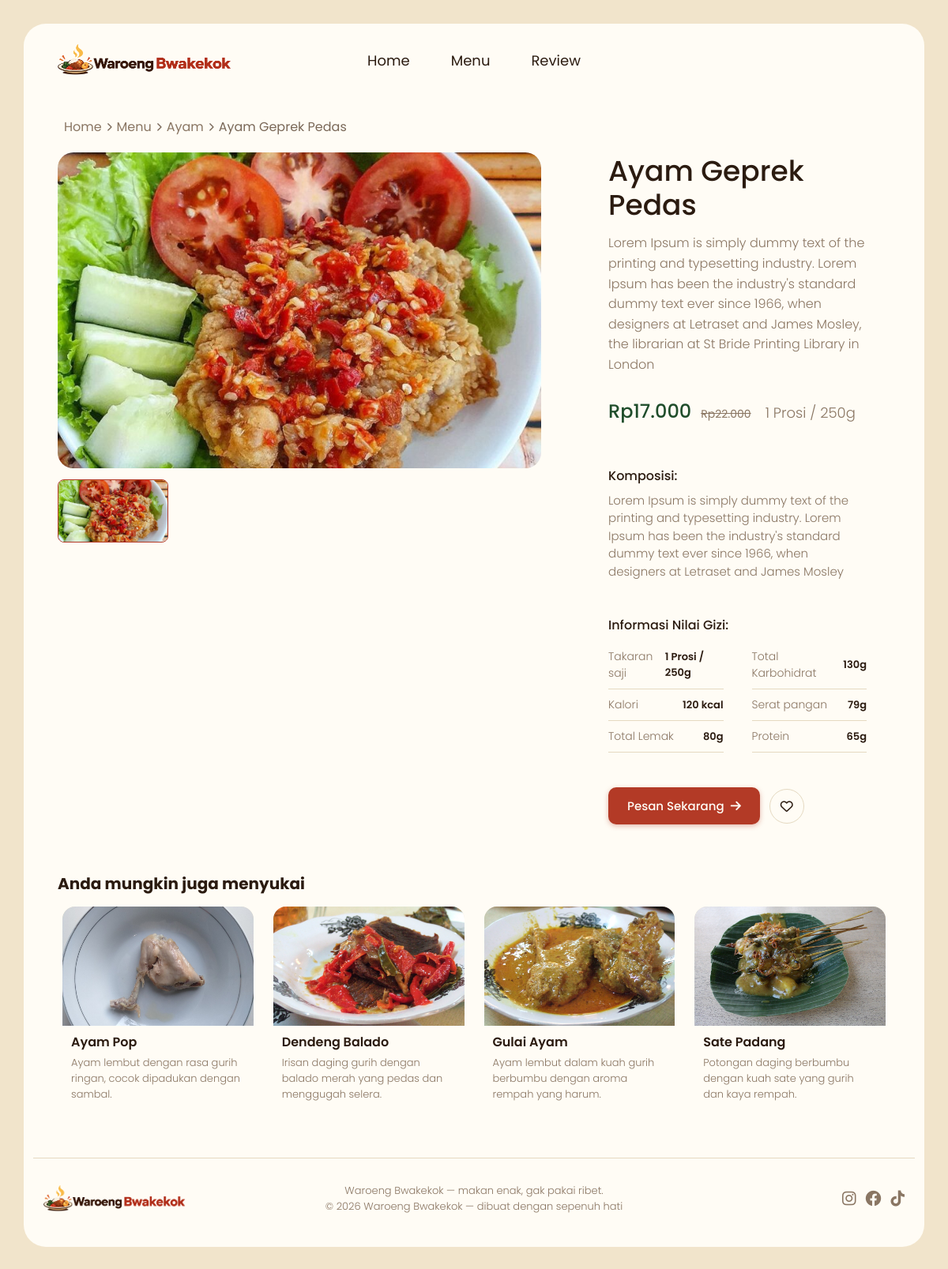
/detail-produk.php?slug=ayam-geprek-pedas, run on the app's committed database.
### tables this page shows
CREATE TABLE `produk` (
  `id` int NOT NULL,
  `nama` varchar(150) NOT NULL,
  `slug` varchar(180) NOT NULL,
  `deskripsi_singkat` varchar(255) DEFAULT NULL,
  `deskripsi_lengkap` text,
  `komposisi` text,
  `harga` decimal(10,2) NOT NULL,
  `harga_asli` decimal(10,2) DEFAULT NULL,
  `porsi` varchar(50) DEFAULT NULL,
  `kalori` int DEFAULT NULL,
  `lemak` int DEFAULT NULL,
  `karbohidrat` int DEFAULT NULL,
  `serat` int DEFAULT NULL,
  `protein` int DEFAULT NULL,
  `kategori_id` int DEFAULT NULL,
  `gambar_utama` varchar(255) DEFAULT NULL,
  `is_unggulan` tinyint(1) NOT NULL DEFAULT '0',
  `dibuat_pada` timestamp NULL DEFAULT CURRENT_TIMESTAMP
);

CREATE TABLE `kategori` (
  `id` int NOT NULL,
  `slug` varchar(50) NOT NULL,
  `nama` varchar(50) NOT NULL,
  `urutan` int NOT NULL DEFAULT '0'
);

### config/helpers.php (called while the page is built, shortened)
<?php
function e(?string $value): string
{
    return htmlspecialchars((string)$value, ENT_QUOTES | ENT_SUBSTITUTE, 'UTF-8');
}
function rupiah($angka): string
{
    return 'Rp' . number_format((float)$angka, 0, ',', '.');
}
function gambar_produk(?string $path): string
{
    $path = trim((string)$path);
    return 'assets/img/produk/' . ltrim($path, '/');
}
function url_detail(string $slug): string
{
    return 'detail-produk.php?slug=' . urlencode($slug);
}

### detail-produk.php (the view, shortened to what this page needs)
<?php
require_once __DIR__ . '/config/koneksi.php';
require_once __DIR__ . '/config/helpers.php';
$slug = isset($_GET['slug']) ? trim((string)$_GET['slug']) : '';
$stmt = $pdo->prepare("
    SELECT p.*, k.slug AS kategori_slug, k.nama AS kategori_nama
    FROM produk p
    LEFT JOIN kategori k ON k.id = p.kategori_id
    WHERE p.slug = :slug
    LIMIT 1
");
$stmt->execute([':slug' => $slug]);
$produk = $stmt->fetch();
$stmtG = $pdo->prepare("
    SELECT path FROM produk_gambar
    WHERE produk_id = :pid
    ORDER BY urutan ASC, id ASC
");
$stmtG->execute([':pid' => $produk['id']]);
$galeri = $stmtG->fetchAll(PDO::FETCH_COLUMN);
if (empty($galeri)) {
    $galeri = [$produk['gambar_utama']];
}
$stmtR = $pdo->prepare("
    SELECT p.nama, p.slug, p.deskripsi_singkat, p.gambar_utama
    FROM produk p
    WHERE p.kategori_id = :kid AND p.id <> :pid
    ORDER BY p.is_unggulan DESC, p.id ASC
    LIMIT 4
");
$stmtR->execute([
    ':kid' => $produk['kategori_id'],
    ':pid' => $produk['id'],
]);
$serupa = $stmtR->fetchAll();
$gambar_utama_url = gambar_produk($galeri[0]);
?>
<!doctype html>
<html lang="id">
  <head>
    <link
      rel="stylesheet"
      href="https://cdnjs.cloudflare.com/ajax/libs/font-awesome/6.4.0/css/all.min.css"
    />
    <link rel="stylesheet" href="assets/css/detail-produk.css" />
  </head>
  <body>
    <div class="page">
      <header class="navbar">
        <a class="logo" href="beranda.php" aria-label="Waroeng Bwakekok">
          <img src="assets/img/logo.png" alt="Waroeng Bwakekok" />
        </a>
        <nav class="nav-links">
          <a href="beranda.php">Home</a>
          <a href="menu.php">Menu</a>
          <a href="beranda.php#review">Review</a>
        </nav>
      </header>
      <section id="detail" class="detail-section">
        <nav class="breadcrumb" aria-label="Breadcrumb">
          <a href="beranda.php">Home</a>
          <i class="fa-solid fa-chevron-right"></i>
          <a href="menu.php">Menu</a>
          <i class="fa-solid fa-chevron-right"></i>
          <?php if (!empty($produk['kategori_nama'])): ?>
            <a href="menu.php?kategori=<?= e($produk['kategori_slug']) ?>">
              <?= e($produk['kategori_nama']) ?>
            </a>
            <i class="fa-solid fa-chevron-right"></i>
          <?php endif; ?>
          <span class="current"><?= e($produk['nama']) ?></span>
        </nav>
        <div class="product-detail">
          <div class="product-gallery">
            <div class="main-image">
              <img id="mainImage"
                   src="<?= e($gambar_utama_url) ?>"
                   alt="<?= e($produk['nama']) ?>" />
            </div>
            <div class="thumbnail-list">
              <?php foreach ($galeri as $i => $g): ?>
                <img
                  src="<?= e(gambar_produk($g)) ?>"
                  alt="<?= e($produk['nama']) ?> - gambar <?= $i + 1 ?>"
                  class="<?= $i === 0 ? 'active' : '' ?>" />
              <?php endforeach; ?>
            </div>
          </div>
          <div class="product-info">
            <h1 class="product-title"><?= e($produk['nama']) ?></h1>
            <p class="product-description">
              <?= e($produk['deskripsi_lengkap'] ?? $produk['deskripsi_singkat']) ?>
            </p>
            <div class="price-container">
              <span class="price-current"><?= rupiah($produk['harga']) ?></span>
              <?php if (!empty($produk['harga_asli']) && $produk['harga_asli'] > $produk['harga']): ?>
                <span class="price-original"><?= rupiah($produk['harga_asli']) ?></span>
              <?php endif; ?>
              <?php if (!empty($produk['porsi'])): ?>
                <span class="portion-info"><?= e($produk['porsi']) ?></span>
              <?php endif; ?>
            </div>
            <?php if (!empty($produk['komposisi'])): ?>
              <div class="section-block">
                <h3>Komposisi:</h3>
                <p class="text-muted"><?= e($produk['komposisi']) ?></p>
              </div>
            <?php endif; ?>
            <?php
              $gizi = [
                'Takaran saji'      => $produk['porsi'],
                'Kalori'            => $produk['kalori']      ? $produk['kalori'] . ' kcal' : null,
                'Total Lemak'       => $produk['lemak']       ? $produk['lemak'] . 'g'       : null,
                'Total Karbohidrat' => $produk['karbohidrat'] ? $produk['karbohidrat'] . 'g' : null,
                'Serat pangan'      => $produk['serat']       ? $produk['serat'] . 'g'       : null,
                'Protein'           => $produk['protein']     ? $produk['protein'] . 'g'     : null,
              ];
              $gizi = array_filter($gizi, fn($v) => $v !== null && $v !== '');
            ?>
            <?php if (!empty($gizi)): ?>
              <div class="section-block">
                <h3>Informasi Nilai Gizi:</h3>
                <div class="nutrition-grid">
                  <?php foreach ($gizi as $label => $nilai): ?>
                    <div class="nutrition-item">
                      <span><?= e($label) ?></span>
                      <span><?= e((string)$nilai) ?></span>
                    </div>
                  <?php endforeach; ?>
                </div>
              </div>
            <?php endif; ?>
            <div class="action-row">
              <button class="btn-primary">
                Pesan Sekarang <i class="fa-solid fa-arrow-right"></i>
              </button>
              <button class="btn-love" aria-label="Simpan ke favorit">
                <i class="fa-regular fa-heart"></i>
              </button>
            </div>
          </div>
        </div>
      </section>
      <?php if (!empty($serupa)): ?>
        <section class="related-section">
          <h2>Anda mungkin juga menyukai</h2>
          <div class="related-grid">
            <?php foreach ($serupa as $s): ?>
              <a href="<?= e(url_detail($s['slug'])) ?>" class="related-card">
                <img src="<?= e(gambar_produk($s['gambar_utama'])) ?>"
                     alt="<?= e($s['nama']) ?>" loading="lazy" />
                <div class="related-body">
                  <h4><?= e($s['nama']) ?></h4>
                  <p><?= e($s['deskripsi_singkat']) ?></p>
                </div>
              </a>
            <?php endforeach; ?>
          </div>
        </section>
      <?php endif; ?>
      <footer id="kontak" class="footer">
        <div class="footer-left">
          <a href="beranda.php" aria-label="Waroeng Bwakekok">
            <img src="assets/img/logo.png"
                 alt="Waroeng Bwakekok"
                 class="footer-logo-img" />
          </a>
        </div>
        <div class="footer-center">
          <p>Waroeng Bwakekok — makan enak, gak pakai ribet.</p>
          <p class="hak">© <?= date('Y') ?> Waroeng Bwakekok — dibuat dengan sepenuh hati</p>
        </div>
        <div class="footer-right">
          <a href="#" aria-label="Instagram"><i class="fab fa-instagram"></i></a>
          <a href="#" aria-label="Facebook"><i class="fab fa-facebook"></i></a>
          <a href="#" aria-label="TikTok"><i class="fab fa-tiktok"></i></a>
        </div>
      </footer>
    </div>
  </body>
</html>

### data on the page
produk: kategori.nama "Ayam", nama "Ayam Geprek Pedas", gambar_utama (picture), deskripsi_lengkap "Lorem Ipsum is simply dummy text of the printing and typesetting industry. Lorem Ipsum has been the industry's standard dummy text ever since 1966, when designers at Letraset and James Mosley, the librarian at St Bride Printing Library in London", harga "Rp17.000", harga_asli "Rp22.000", porsi "1 Prosi / 250g", komposisi "Lorem Ipsum is simply dummy text of the printing and typesetting industry. Lorem Ipsum has been the industry's standard dummy text ever since 1966, when designers at Letraset and James Mosley"
produk: gambar_utama (picture), nama "Ayam Pop", deskripsi_singkat "Ayam lembut dengan rasa gurih ringan, cocok dipadukan dengan sambal."
produk: gambar_utama (picture), nama "Dendeng Balado", deskripsi_singkat "Irisan daging gurih dengan balado merah yang pedas dan menggugah selera."
produk: gambar_utama (picture), nama "Gulai Ayam", deskripsi_singkat "Ayam lembut dalam kuah gurih berbumbu dengan aroma rempah yang harum."
produk: gambar_utama (picture), nama "Sate Padang", deskripsi_singkat "Potongan daging berbumbu dengan kuah sate yang gurih dan kaya rempah."

### other printed values
$label "Takaran saji"
$nilai "1 Prosi / 250g"
$label "Kalori"
$nilai "120 kcal"
$label "Total Lemak"
$nilai "80g"
$label "Total Karbohidrat"
$nilai "130g"
$label "Serat pangan"
$nilai "79g"
$label "Protein"
$nilai "65g"
